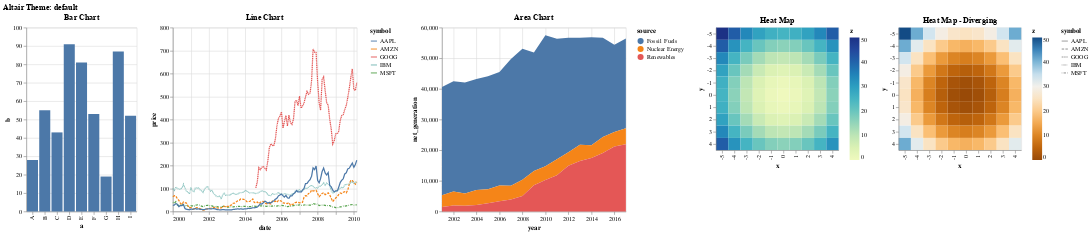

Write notebook code for a chart like this one.
### Code cell
# Default Altair Theme
alt.theme.enable('default')
plot_graphs('default')

### Figure 1 — Vega-Lite specification as saved in the notebook (floating-point values rounded to 4 significant figures; data arrays with more than 128 entries replaced by an {"elided": "..."} marker saying what was removed)
{"config": {"view": {"continuousWidth": 300, "continuousHeight": 300}}, "hconcat": [{"data": {"name": "data-7684334a68ab74ba4c3ca7d0ceaeb461"}, "mark": {"type": "bar", "tooltip": true}, "encoding": {"x": {"field": "a", "type": "nominal"}, "y": {"field": "b", "type": "quantitative"}}, "title": "Bar Chart"}, {"data": {"name": "data-b0fe595546d47c5085f225c35730172c"}, "mark": {"type": "line"}, "encoding": {"color": {"field": "symbol", "type": "nominal"}, "strokeDash": {"field": "symbol", "type": "nominal"}, "x": {"field": "date", "type": "temporal"}, "y": {"field": "price", "type": "quantitative"}}, "title": "Line Chart"}, {"data": {"name": "data-7fb5cba8489b31900f8ac51a35bf2f48"}, "mark": {"type": "area"}, "encoding": {"color": {"field": "source", "type": "nominal"}, "x": {"field": "year", "type": "temporal"}, "y": {"field": "net_generation", "type": "quantitative"}}, "title": "Area Chart"}, {"data": {"name": "data-0c732f568d8b97bbab33754bfe87aba8"}, "mark": {"type": "rect"}, "encoding": {"color": {"field": "z", "type": "quantitative"}, "x": {"field": "x", "type": "ordinal"}, "y": {"field": "y", "type": "ordinal"}}, "title": "Heat Map"}, {"data": {"name": "data-0c732f568d8b97bbab33754bfe87aba8"}, "mark": {"type": "rect"}, "encoding": {"color": {"field": "z", "scale": {"domainMid": 30}, "type": "quantitative"}, "x": {"field": "x", "type": "ordinal"}, "y": {"field": "y", "type": "ordinal"}}, "title": "Heat Map - Diverging"}], "title": "Altair Theme: default", "$schema": "https://vega.github.io/schema/vega-lite/v5.20.1.json", "datasets": {"data-7684334a68ab74ba4c3ca7d0ceaeb461": [{"a": "A", "b": 28}, {"a": "B", "b": 55}, {"a": "C", "b": 43}, {"a": "D", "b": 91}, {"a": "E", "b": 81}, {"a": "F", "b": 53}, {"a": "G", "b": 19}, {"a": "H", "b": 87}, {"a": "I", "b": 52}], "data-b0fe595546d47c5085f225c35730172c": {"elided": "560 records"}, "data-7fb5cba8489b31900f8ac51a35bf2f48": [{"year": "2001-01-01T00:00:00", "source": "Fossil Fuels", "net_generation": 35361}, {"year": "2002-01-01T00:00:00", "source": "Fossil Fuels", "net_generation": 35991}, {"year": "2003-01-01T00:00:00", "source": "Fossil Fuels", "net_generation": 36234}, {"year": "2004-01-01T00:00:00", "source": "Fossil Fuels", "net_generation": 36205}, {"year": "2005-01-01T00:00:00", "source": "Fossil Fuels", "net_generation": 36883}, {"year": "2006-01-01T00:00:00", "source": "Fossil Fuels", "net_generation": 37014}, {"year": "2007-01-01T00:00:00", "source": "Fossil Fuels", "net_generation": 41389}, {"year": "2008-01-01T00:00:00", "source": "Fossil Fuels", "net_generation": 42734}, {"year": "2009-01-01T00:00:00", "source": "Fossil Fuels", "net_generation": 38620}, {"year": "2010-01-01T00:00:00", "source": "Fossil Fuels", "net_generation": 42750}, {"year": "2011-01-01T00:00:00", "source": "Fossil Fuels", "net_generation": 39361}, {"year": "2012-01-01T00:00:00", "source": "Fossil Fuels", "net_generation": 37379}, {"year": "2013-01-01T00:00:00", "source": "Fossil Fuels", "net_generation": 34873}, {"year": "2014-01-01T00:00:00", "source": "Fossil Fuels", "net_generation": 35250}, {"year": "2015-01-01T00:00:00", "source": "Fossil Fuels", "net_generation": 32319}, {"year": "2016-01-01T00:00:00", "source": "Fossil Fuels", "net_generation": 28437}, {"year": "2017-01-01T00:00:00", "source": "Fossil Fuels", "net_generation": 29329}, {"year": "2001-01-01T00:00:00", "source": "Nuclear Energy", "net_generation": 3853}, {"year": "2002-01-01T00:00:00", "source": "Nuclear Energy", "net_generation": 4574}, {"year": "2003-01-01T00:00:00", "source": "Nuclear Energy", "net_generation": 3988}, {"year": "2004-01-01T00:00:00", "source": "Nuclear Energy", "net_generation": 4929}, {"year": "2005-01-01T00:00:00", "source": "Nuclear Energy", "net_generation": 4538}, {"year": "2006-01-01T00:00:00", "source": "Nuclear Energy", "net_generation": 5095}, {"year": "2007-01-01T00:00:00", "source": "Nuclear Energy", "net_generation": 4519}, {"year": "2008-01-01T00:00:00", "source": "Nuclear Energy", "net_generation": 5282}, {"year": "2009-01-01T00:00:00", "source": "Nuclear Energy", "net_generation": 4679}, {"year": "2010-01-01T00:00:00", "source": "Nuclear Energy", "net_generation": 4451}, {"year": "2011-01-01T00:00:00", "source": "Nuclear Energy", "net_generation": 5215}, {"year": "2012-01-01T00:00:00", "source": "Nuclear Energy", "net_generation": 4347}, {"year": "2013-01-01T00:00:00", "source": "Nuclear Energy", "net_generation": 5321}, {"year": "2014-01-01T00:00:00", "source": "Nuclear Energy", "net_generation": 4152}, {"year": "2015-01-01T00:00:00", "source": "Nuclear Energy", "net_generation": 5243}, {"year": "2016-01-01T00:00:00", "source": "Nuclear Energy", "net_generation": 4703}, {"year": "2017-01-01T00:00:00", "source": "Nuclear Energy", "net_generation": 5214}, {"year": "2001-01-01T00:00:00", "source": "Renewables", "net_generation": 1437}, {"year": "2002-01-01T00:00:00", "source": "Renewables", "net_generation": 1963}, {"year": "2003-01-01T00:00:00", "source": "Renewables", "net_generation": 1885}, {"year": "2004-01-01T00:00:00", "source": "Renewables", "net_generation": 2102}, {"year": "2005-01-01T00:00:00", "source": "Renewables", "net_generation": 2724}, {"year": "2006-01-01T00:00:00", "source": "Renewables", "net_generation": 3364}, {"year": "2007-01-01T00:00:00", "source": "Renewables", "net_generation": 3870}, {"year": "2008-01-01T00:00:00", "source": "Renewables", "net_generation": 5070}, {"year": "2009-01-01T00:00:00", "source": "Renewables", "net_generation": 8560}, {"year": "2010-01-01T00:00:00", "source": "Renewables", "net_generation": 10308}, {"year": "2011-01-01T00:00:00", "source": "Renewables", "net_generation": 11795}, {"year": "2012-01-01T00:00:00", "source": "Renewables", "net_generation": 14949}, {"year": "2013-01-01T00:00:00", "source": "Renewables", "net_generation": 16476}, {"year": "2014-01-01T00:00:00", "source": "Renewables", "net_generation": 17452}, {"year": "2015-01-01T00:00:00", "source": "Renewables", "net_generation": 19091}, {"year": "2016-01-01T00:00:00", "source": "Renewables", "net_generation": 21241}, {"year": "2017-01-01T00:00:00", "source": "Renewables", "net_generation": 21933}], "data-0c732f568d8b97bbab33754bfe87aba8": [{"x": -5, "y": -5, "z": 50}, {"x": -4, "y": -5, "z": 41}, {"x": -3, "y": -5, "z": 34}, {"x": -2, "y": -5, "z": 29}, {"x": -1, "y": -5, "z": 26}, {"x": 0, "y": -5, "z": 25}, {"x": 1, "y": -5, "z": 26}, {"x": 2, "y": -5, "z": 29}, {"x": 3, "y": -5, "z": 34}, {"x": 4, "y": -5, "z": 41}, {"x": -5, "y": -4, "z": 41}, {"x": -4, "y": -4, "z": 32}, {"x": -3, "y": -4, "z": 25}, {"x": -2, "y": -4, "z": 20}, {"x": -1, "y": -4, "z": 17}, {"x": 0, "y": -4, "z": 16}, {"x": 1, "y": -4, "z": 17}, {"x": 2, "y": -4, "z": 20}, {"x": 3, "y": -4, "z": 25}, {"x": 4, "y": -4, "z": 32}, {"x": -5, "y": -3, "z": 34}, {"x": -4, "y": -3, "z": 25}, {"x": -3, "y": -3, "z": 18}, {"x": -2, "y": -3, "z": 13}, {"x": -1, "y": -3, "z": 10}, {"x": 0, "y": -3, "z": 9}, {"x": 1, "y": -3, "z": 10}, {"x": 2, "y": -3, "z": 13}, {"x": 3, "y": -3, "z": 18}, {"x": 4, "y": -3, "z": 25}, {"x": -5, "y": -2, "z": 29}, {"x": -4, "y": -2, "z": 20}, {"x": -3, "y": -2, "z": 13}, {"x": -2, "y": -2, "z": 8}, {"x": -1, "y": -2, "z": 5}, {"x": 0, "y": -2, "z": 4}, {"x": 1, "y": -2, "z": 5}, {"x": 2, "y": -2, "z": 8}, {"x": 3, "y": -2, "z": 13}, {"x": 4, "y": -2, "z": 20}, {"x": -5, "y": -1, "z": 26}, {"x": -4, "y": -1, "z": 17}, {"x": -3, "y": -1, "z": 10}, {"x": -2, "y": -1, "z": 5}, {"x": -1, "y": -1, "z": 2}, {"x": 0, "y": -1, "z": 1}, {"x": 1, "y": -1, "z": 2}, {"x": 2, "y": -1, "z": 5}, {"x": 3, "y": -1, "z": 10}, {"x": 4, "y": -1, "z": 17}, {"x": -5, "y": 0, "z": 25}, {"x": -4, "y": 0, "z": 16}, {"x": -3, "y": 0, "z": 9}, {"x": -2, "y": 0, "z": 4}, {"x": -1, "y": 0, "z": 1}, {"x": 0, "y": 0, "z": 0}, {"x": 1, "y": 0, "z": 1}, {"x": 2, "y": 0, "z": 4}, {"x": 3, "y": 0, "z": 9}, {"x": 4, "y": 0, "z": 16}, {"x": -5, "y": 1, "z": 26}, {"x": -4, "y": 1, "z": 17}, {"x": -3, "y": 1, "z": 10}, {"x": -2, "y": 1, "z": 5}, {"x": -1, "y": 1, "z": 2}, {"x": 0, "y": 1, "z": 1}, {"x": 1, "y": 1, "z": 2}, {"x": 2, "y": 1, "z": 5}, {"x": 3, "y": 1, "z": 10}, {"x": 4, "y": 1, "z": 17}, {"x": -5, "y": 2, "z": 29}, {"x": -4, "y": 2, "z": 20}, {"x": -3, "y": 2, "z": 13}, {"x": -2, "y": 2, "z": 8}, {"x": -1, "y": 2, "z": 5}, {"x": 0, "y": 2, "z": 4}, {"x": 1, "y": 2, "z": 5}, {"x": 2, "y": 2, "z": 8}, {"x": 3, "y": 2, "z": 13}, {"x": 4, "y": 2, "z": 20}, {"x": -5, "y": 3, "z": 34}, {"x": -4, "y": 3, "z": 25}, {"x": -3, "y": 3, "z": 18}, {"x": -2, "y": 3, "z": 13}, {"x": -1, "y": 3, "z": 10}, {"x": 0, "y": 3, "z": 9}, {"x": 1, "y": 3, "z": 10}, {"x": 2, "y": 3, "z": 13}, {"x": 3, "y": 3, "z": 18}, {"x": 4, "y": 3, "z": 25}, {"x": -5, "y": 4, "z": 41}, {"x": -4, "y": 4, "z": 32}, {"x": -3, "y": 4, "z": 25}, {"x": -2, "y": 4, "z": 20}, {"x": -1, "y": 4, "z": 17}, {"x": 0, "y": 4, "z": 16}, {"x": 1, "y": 4, "z": 17}, {"x": 2, "y": 4, "z": 20}, {"x": 3, "y": 4, "z": 25}, {"x": 4, "y": 4, "z": 32}]}}
